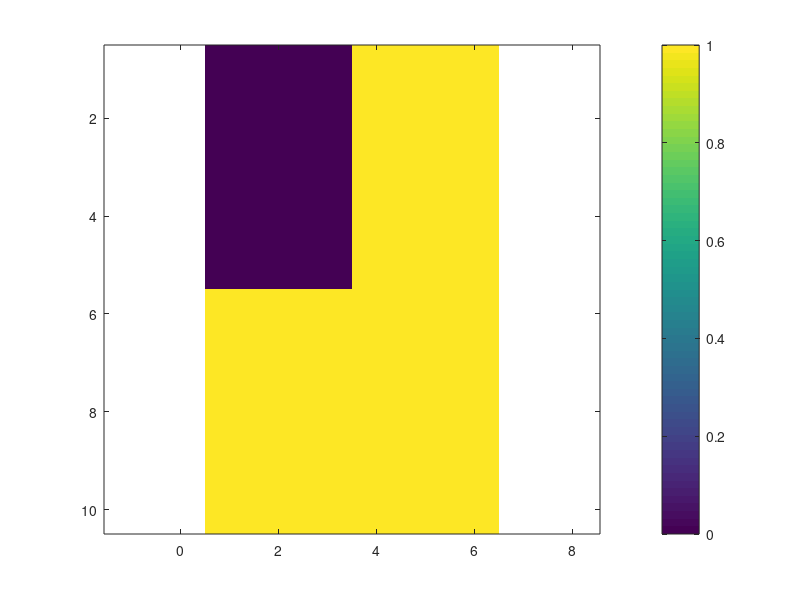

This figure's MATLAB source: (Note: this script raises an error after producing the figure.)
%% Sample matrix X
M = 10;
N = 6;
%M = 200;
%N = 120;

X = ones(M,N);
X(1:floor(M/2),1:floor(N/2)) = 0;
% X = randn(M,N);
figure, imagesc(X)
colorbar
axis equal
axis tight

%% Difference operators
D = spdiags([-ones(N,1) ones(N,1)], [0 1], N,N+1);
D(:,end) = [];
D(N,N) = 0;
Dx = kron(D,speye(M));

D = spdiags([-ones(M,1) ones(M,1)], [0 1], M,M+1);
D(:,end) = [];
D(M,M) = 0;
Dy = kron(speye(N),D);

figure, tiledlayout(1,2),
nexttile,
imagesc(Dx)
colorbar
axis image

nexttile,
imagesc(Dy)
colorbar
axis image

%% Gradients
Dh = Dx*X(:);
Dv = Dy*X(:);

figure, tiledlayout(1,2),
nexttile,
imagesc(reshape(Dh,[M N]))
colorbar
axis image

nexttile,
imagesc(reshape(Dv,[M N]))
colorbar
axis image

%% Sample matrix X
M = 200;
N = 120;

X = randn(M,N);
figure, imagesc(X)
colorbar
axis equal
axis tight

%% Gradients
D = spdiags([-ones(N,1) ones(N,1)], [0 1], N,N+1);
D(:,end) = [];
D(N,N) = 0;
Dx = kron(D,speye(M));

D = spdiags([-ones(M,1) ones(M,1)], [0 1], M,M+1);
D(:,end) = [];
D(M,M) = 0;
Dy = kron(speye(N),D);
    
Dh = Dx*X(:);
Dv = Dy*X(:);

figure, tiledlayout(1,2),
nexttile,
imagesc(reshape(Dh,[M N]))
colorbar
axis image

nexttile,
imagesc(reshape(Dv,[M N]))
colorbar
axis image

%% Weights
w = ones(M,N);
w(1:M/2,1:N/2) = 0.5;
W = spdiags(w(:),0,M*N,M*N);

Dh = W*Dx*X(:);
Dv = W*Dy*X(:);

figure, tiledlayout(1,3),
nexttile,
imagesc(w)
colorbar
axis image

nexttile,
imagesc(reshape(Dh,[M N]))
colorbar
axis image

nexttile,
imagesc(reshape(Dv,[M N]))
colorbar
axis image



